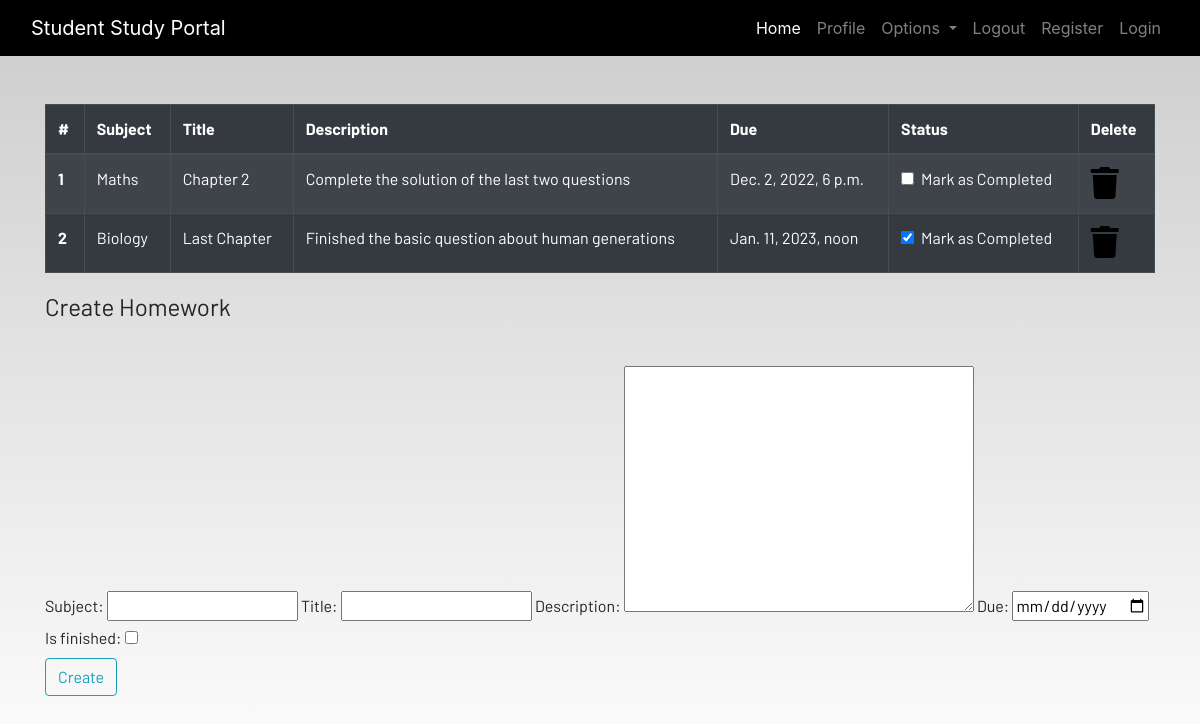
The page /homework (signed in) on the database its author committed.
### dashboard/models.py (models this page shows, shortened)
class Homework(models.Model):
    user = models.ForeignKey(User, on_delete=models.CASCADE)
    subject = models.CharField(max_length=50)
    title = models.CharField(max_length=200)
    description = models.TextField()
    due = models.DateTimeField()
    is_finished = models.BooleanField(default=False)

### dashboard/views.py (the view)
# urls.py: path('homework', views.homework, name="homework"),
@login_required
def homework(request):
    if request.method == "POST":
        form = HomeworkForm(request.POST)
        if form.is_valid():
            try:
                finish = request.POST['is_finished']
                if finished == 'on':
                    finished = True
                else:
                    finished = False
            except:
                finished = False
            homework = Homework(
                user=request.user,
                subject=request.POST['subject'],
                title=request.POST['title'],
                description=request.POST['description'],
                due=request.POST['due'],
                is_finished=finished
            )
            homework.save()
            messages.success(request, f'Homework Added From {request.user.username}!!')
    else:
        form = HomeworkForm()
    homework = Homework.objects.filter(user=request.user)
    if len(homework) == 0:
        homework_done = True
    else:
        homework_done = False
    context = {
        'homeworks': homework,
        'homework_dones': homework_done,
        'form': form,
    }
    return render(request, 'dashboard/homework.html', context)

### dashboard/forms.py
class HomeworkForm(forms.ModelForm):
    class Meta:
        model = Homework
        widgets = {'due': DateInput()}
        fields = ['subject', 'title', 'description', 'due', 'is_finished']

### templates/dashboard/homework.html (shortened to what this page needs)
{% extends 'dashboard/base.html' %}
{% load static %}
{% block content %}
<div class="container">
    {% if not homework_done %}
    <table class="table table-striped table-bordered table-hover table-dark">
        <thead>
            <tr>
                <th scope="col">#</th>
                <th scope="col">Subject</th>
                <th scope="col">Title</th>
                <th scope="col">Description</th>
                <th scope="col">Due</th>
                <th scope="col">Status</th>
                <th scope="col">Delete</th>
            </tr>
        </thead>
        <tbody>
        {% for homework in homeworks %}
            <tr>
                <th scope="row">{{forloop.counter}}</th>
                <td>{{homework.subject}}</td>
                <td>{{homework.title}}</td>
                <td>{{homework.description}}</td>
                <td>{{homework.due}}</td>
                <td>
                    <a href="{% url 'update-homework' homework.id %}">
                        <div class="form-check">
                            {% if homework.is_finished == True %}
                            <input class="form-check-input" type="checkbox" value="" checked>
                            {% else %}
                            <input class="form-check-input" type="checkbox" value="">
                            {% endif %}
                            <label class="form-check-label text-light" for="flexCheckDefault">
                                Mark as Completed
                            </label>
                        </div>
                    </a>
                </td>
                <td><a href="{% url 'delete-homework' homework.id %}"><i class="fa fa-trash fa-2x"></i></a></td>
            </tr>
            {% endfor %}
        </tbody>
    </table>
    {% else %}
    <h4>All homeworks are completed!! Create to have more!!</h4>
    {% endif %}
</div>
<div class=" container">
    <form method="POST">
        <fieldset class="form-group">
            <legend class="border-bottom mb-4">Create Homework</legend>
        </fieldset>
        {{form}}
        <div class="form-group">
            <button href="" class="btn btn-outline-info" type="submit">
                Create
            </button>
        </div>
    </form>
</div>
{% endblock content %}

### static/Css/main.css (style rules this page uses)
html { scroll-behavior: smooth; height: 100%; width: 100%; }
a { text-decoration: none !important; color: black; }
html, body { max-width: 100%; overflow-x: hidden; height: 100%; width: 100%; }
body { background: linear-gradient(rgba(0, 0, 0, 0.2), rgba(255, 255, 255, 0.5)); overflow-x: hidden; background-repeat: no-repeat; }
.fa { color: black; }

### rows shown on the page
Homework: subject "Maths", title "Chapter 2", description "Complete the solution of the last two questions", due "Dec. 2, 2022, 6 p.m."
Homework: subject "Biology", title "Last Chapter", description "Finished the basic question about human generations", due "Jan. 11, 2023, noon"
